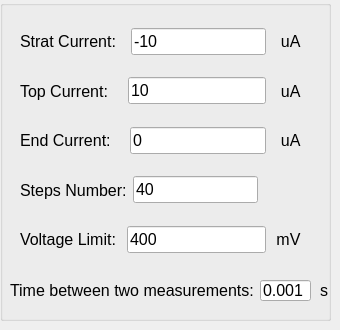
          <widget class="QWidget" name="tab_2">
           <attribute name="title">
            <string>Current Sweep</string>
           </attribute>
           <widget class="QGroupBox" name="groupBox_sweep_current">
            <property name="geometry">
             <rect>
              <x>0</x>
              <y>0</y>
              <width>331</width>
              <height>321</height>
             </rect>
            </property>
            <property name="title">
             <string/>
            </property>
            <widget class="QLabel" name="label_23">
             <property name="geometry">
              <rect>
               <x>10</x>
               <y>280</y>
               <width>261</width>
               <height>21</height>
              </rect>
             </property>
             <property name="font">
              <font>
               <pointsize>12</pointsize>
              </font>
             </property>
             <property name="text">
              <string>Time between two measurements:</string>
             </property>
            </widget>
            <widget class="QLineEdit" name="lineEdit_current_time_measurements">
             <property name="geometry">
              <rect>
               <x>260</x>
               <y>280</y>
               <width>51</width>
               <height>21</height>
              </rect>
             </property>
             <property name="font">
              <font>
               <pointsize>12</pointsize>
              </font>
             </property>
             <property name="text">
              <string>0.001</string>
             </property>
            </widget>
            <widget class="QLabel" name="label_24">
             <property name="geometry">
              <rect>
               <x>320</x>
               <y>280</y>
               <width>16</width>
               <height>20</height>
              </rect>
             </property>
             <property name="font">
              <font>
               <pointsize>12</pointsize>
              </font>
             </property>
             <property name="text">
              <string>s</string>
             </property>
            </widget>
            <widget class="QWidget" name="layoutWidget_6">
             <property name="geometry">
              <rect>
               <x>20</x>
               <y>20</y>
               <width>281</width>
               <height>241</height>
              </rect>
             </property>
             <layout class="QVBoxLayout" name="verticalLayout_5">
              <item>
               <layout class="QHBoxLayout" name="horizontalLayout_4">
                <item>
                 <widget class="QLabel" name="label_2">
                  <property name="font">
                   <font>
                    <pointsize>12</pointsize>
                   </font>
                  </property>
                  <property name="text">
                   <string>Strat Current:  </string>
                  </property>
                 </widget>
                </item>
                <item>
                 <widget class="QLineEdit" name="lineEdit_start_current">
                  <property name="font">
                   <font>
                    <pointsize>12</pointsize>
                   </font>
                  </property>
                  <property name="text">
                   <string>-10</string>
                  </property>
                 </widget>
                </item>
                <item>
                 <widget class="QLabel" name="label_4">
                  <property name="font">
                   <font>
                    <pointsize>12</pointsize>
                   </font>
                  </property>
                  <property name="text">
                   <string>  uA</string>
                  </property>
                 </widget>
                </item>
               </layout>
              </item>
              <item>
               <layout class="QHBoxLayout" name="horizontalLayout_5">
                <item>
                 <widget class="QLabel" name="label_6">
                  <property name="font">
                   <font>
                    <pointsize>12</pointsize>
                   </font>
                  </property>
                  <property name="text">
                   <string>Top Current:   </string>
                  </property>
                 </widget>
                </item>
                <item>
                 <widget class="QLineEdit" name="lineEdit_top_current">
                  <property name="font">
                   <font>
                    <pointsize>12</pointsize>
                   </font>
                  </property>
                  <property name="text">
                   <string>10</string>
                  </property>
                 </widget>
                </item>
                <item>
                 <widget class="QLabel" name="label_5">
                  <property name="font">
                   <font>
                    <pointsize>12</pointsize>
                   </font>
                  </property>
                  <property name="text">
                   <string>  uA</string>
                  </property>
                 </widget>
                </item>
               </layout>
              </item>
              <item>
               <layout class="QHBoxLayout" name="horizontalLayout_17">
                <item>
                 <widget class="QLabel" name="label_35">
                  <property name="font">
                   <font>
                    <pointsize>12</pointsize>
                   </font>
                  </property>
                  <property name="text">
                   <string>End Current:   </string>
                  </property>
                 </widget>
                </item>
                <item>
                 <widget class="QLineEdit" name="lineEdit_end_current">
                  <property name="font">
                   <font>
                    <pointsize>12</pointsize>
                   </font>
                  </property>
                  <property name="text">
                   <string>0</string>
                  </property>
                 </widget>
                </item>
                <item>
                 <widget class="QLabel" name="label_36">
                  <property name="font">
                   <font>
                    <pointsize>12</pointsize>
                   </font>
                  </property>
                  <property name="text">
                   <string>  uA</string>
                  </property>
                 </widget>
                </item>
               </layout>
              </item>
              <item>
               <layout class="QHBoxLayout" name="horizontalLayout_6">
                <item>
                 <widget class="QLabel" name="label_7">
                  <property name="font">
                   <font>
                    <pointsize>12</pointsize>
                   </font>
                  </property>
                  <property name="text">
                   <string>Steps Number:</string>
                  </property>
                 </widget>
                </item>
                <item>
                 <widget class="QLineEdit" name="lineEdit_time_steps_c">
                  <property name="font">
                   <font>
                    <pointsize>12</pointsize>
                   </font>
                  </property>
                  <property name="text">
                   <string>40</string>
                  </property>
                 </widget>
                </item>
                <item>
                 <widget class="QLabel" name="label_16">
                  <property name="text">
                   <string/>
                  </property>
                 </widget>
                </item>
                <item>
                 <widget class="QLabel" name="label_38">
                  <property name="font">
                   <font>
                    <pointsize>12</pointsize>
                   </font>
                  </property>
                  <property name="text">
                   <string/>
                  </property>
                 </widget>
                </item>
                <item>
                 <widget class="QLabel" name="label_8">
                  <property name="font">
                   <font>
                    <pointsize>12</pointsize>
                   </font>
                  </property>
                  <property name="text">
                   <string/>
                  </property>
                 </widget>
                </item>
               </layout>
              </item>
              <item>
               <layout class="QHBoxLayout" name="horizontalLayout_7">
                <item>
                 <widget class="QLabel" name="label_9">
                  <property name="font">
                   <font>
                    <pointsize>12</pointsize>
                   </font>
                  </property>
                  <property name="text">
                   <string>Voltage Limit: </string>
                  </property>
                 </widget>
                </item>
                <item>
                 <widget class="QLineEdit" name="lineEdit_voltage_limit">
                  <property name="font">
                   <font>
                    <pointsize>12</pointsize>
                   </font>
                  </property>
                  <property name="text">
                   <string>400</string>
                  </property>
                 </widget>
                </item>
                <item>
                 <widget class="QLabel" name="label_10">
                  <property name="font">
                   <font>
                    <pointsize>12</pointsize>
                   </font>
                  </property>
                  <property name="text">
                   <string> mV</string>
                  </property>
                 </widget>
                </item>
               </layout>
              </item>
             </layout>
            </widget>
           </widget>
          </widget>
